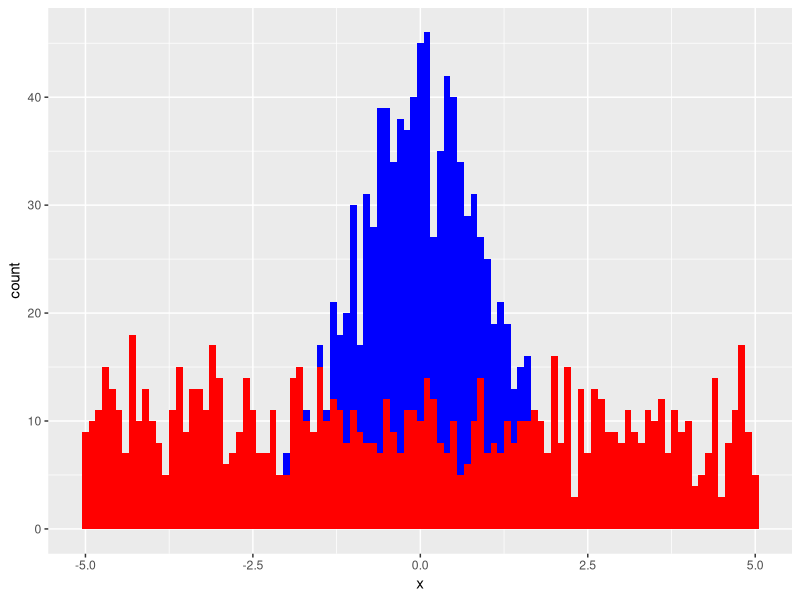
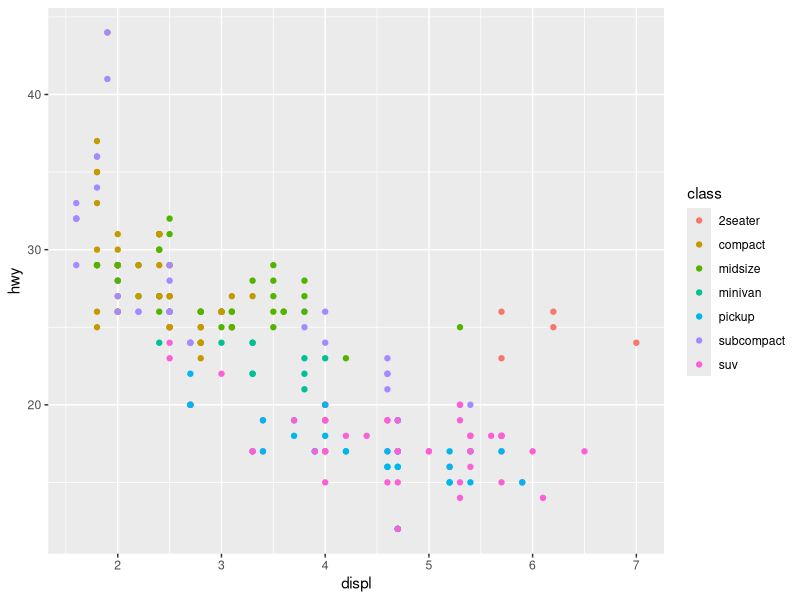

Write the R code that produced these figures, in order.
library(tidyverse)


df <- tibble(
  x = rnorm(n = 1000, mean = 0, sd = 1),
  y = runif(n = 1000, min = -5, max = 5)
)

ggplot(df) +
  geom_histogram(aes(x), fill = "blue", binwidth = 0.1) +
  geom_histogram(aes(y), fill = "red", binwidth = 0.1)


View(mpg)

ggplot(data = mpg) +
  geom_point(mapping = aes(x = displ, y =  hwy, color = class))


